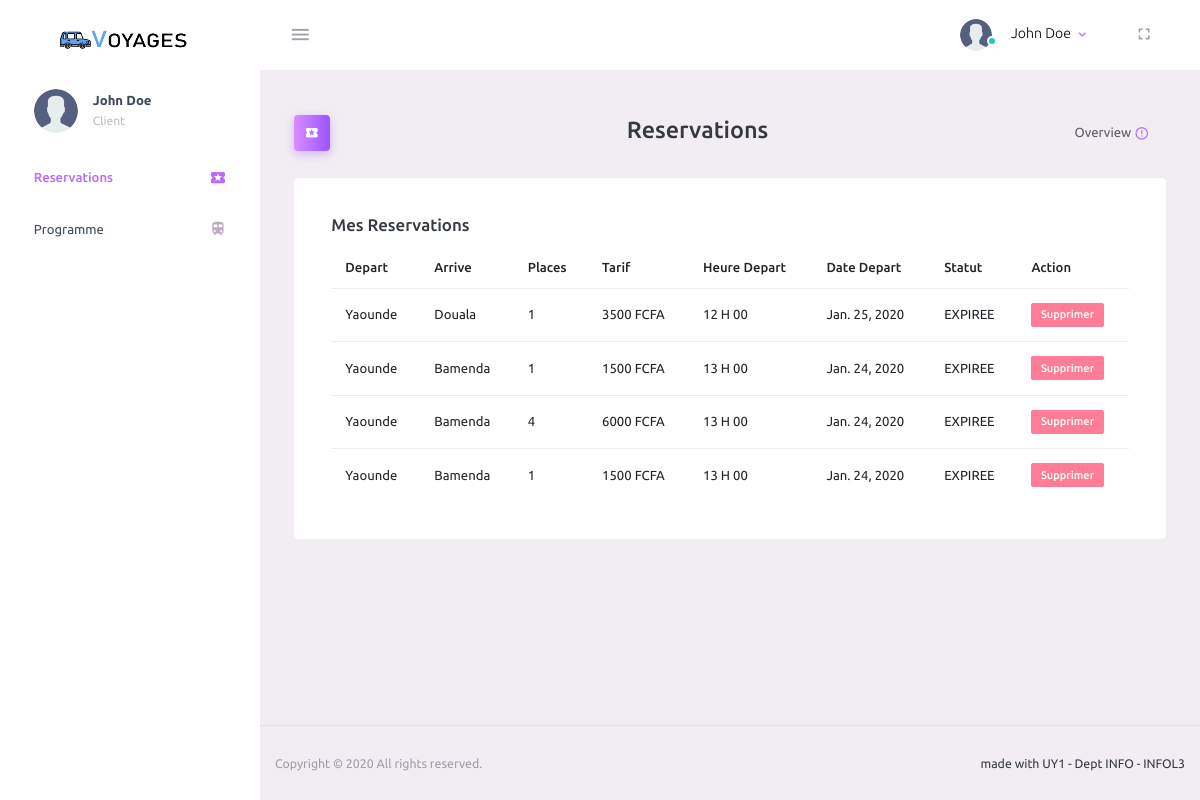
/reservations (signed in), run on an earlier commit of the app's database.
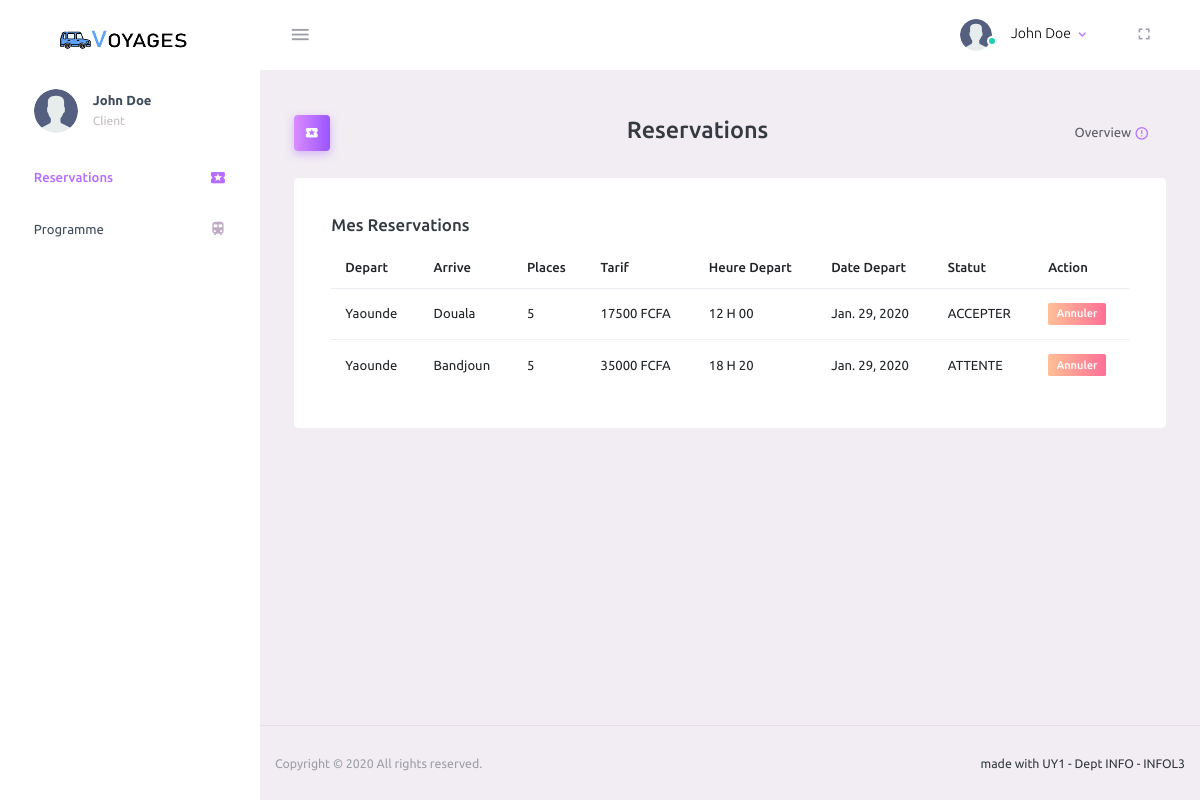
And on a later commit of the database.
### taxi/models.py (models this page shows, shortened)
class Utilisateur(AbstractUser):
    username = None
    email = None
    code = models.CharField(max_length=64)
    telephone = models.CharField(max_length=64, unique=True)
    cni = models.CharField(max_length=64, unique=True)
    is_admin = models.BooleanField(default=False)
    def est_employer(self):
        try:
            return self.employe is not None or self.is_superuser
        except:
            return False
    objects = UserManager()
    REQUIRED_FIELDS = ['first_name', 'last_name', 'cni']
    USERNAME_FIELD = 'telephone'
    EMAIL_FIELD = 'telephone'

class Reservation(models.Model):
    programme = models.ForeignKey(Programme, on_delete=models.CASCADE, null=False, blank=False)
    places = models.IntegerField(default=1, validators=[
        MaxValueValidator(5),
        MinValueValidator(1)
    ])
    client = models.ForeignKey(Client, null=False, on_delete=models.CASCADE)
    guichetier = models.ForeignKey(Employe, null=True, on_delete=models.SET_NULL, default=None)
    created_at = models.DateTimeField('Created at', default=timezone.now())
    jour_depart = models.CharField(max_length=64, choices=JOURS_CHOICES, default=timezone.now().weekday())
    date_depart = models.DateField('Created at', default=timezone.now().date())
    statut = models.CharField(max_length=64, choices=RESERVATION_STATUS, null=False, default='ATTENTE')
    def montant(self):
        return self.places * self.programme.tarif

class Programme(models.Model):
    depart = models.CharField(max_length=64, choices=CHOICES_VILLE, null=False, )
    arrive = models.CharField(max_length=64, choices=CHOICES_VILLE, null=False, )
    type = models.CharField(max_length=64, choices=TYPE_CHOICES, null=False, default='CL')
    heure_depart = models.TimeField(max_length=64, default=datetime.time(15), )
    voiture = models.ForeignKey(Voiture, on_delete=models.SET_NULL, blank=True, null=True)
    tarif = models.IntegerField()
    def get_heure_depart_display(self):
        return f"{self.heure_depart.hour} H {self.heure_depart.minute if self.heure_depart.minute > 9 else '0'+str(self.heure_depart.minute)}" if self.heure_depart else "Pas d'horaire"

### taxi/views.py (the view)
# urls.py: path('reservations', views.reservations, name='reservations'),
@login_required
def reservations(request):
    user: Utilisateur = request.user
    reser = Reservation.objects.filter(date_depart=datetime.datetime.now().date()).filter(
        guichetier__isnull=True) if user.est_employer() else Reservation.objects.filter(client=user.client)
    return render(request, 'taxi/admin/reservations.html', {'reservations': reser, 'today':datetime.datetime.now().date()})

### taxi/templates/taxi/admin/reservations.html (shortened to what this page needs)
{% extends 'taxi/admin/base.html' %}
{% block content %}
    {% load static %}
    <div class="content-wrapper">
        <div class="page-header">
            <h3 class="page-title">
                            <span class="page-title-icon bg-gradient-primary text-white mr-2">
                                <i class="mdi mdi-ticket"></i> </span>
            <h3>
                                {% if user.est_employer %}
                            Ajouter une reservation
            {% else %}
             Reservations
            {% endif %}
            </h3>
            </h3>
            <nav aria-label="breadcrumb">
                <ul class="breadcrumb">
                    <li class="breadcrumb-item active" aria-current="page">
                        Overview <i
                            class="mdi mdi-alert-circle-outline icon-sm text-primary align-middle"></i>
                    </li>
                </ul>
            </nav>
        </div>
        <div class="row">
            <div class="col-lg-12 grid-margin stretch-card">
                <div class="card">
                    <div class="card-body">
                    {% if user.est_employer %}
                        <h4 class="card-title"> Listes des reservation clients </h4>
                    {% else %}
                    <h4 class="card-title">Mes reservations</h4>
                    {% endif %}
                        <table class="table ">
                            <thead>
                            <tr>
                                <th> Depart</th>
                                <th> Arrive</th>
                                <th> Places</th>
                                <th> Tarif</th>
                                <th> Heure Depart</th>
                                <th> Date Depart</th>
                            {% if not user.est_employer %}
                                <th> Statut</th>
                            {% endif %}
                                <th> Action</th>
                            </tr>
                            </thead>
                            <tbody>
                            {% for reservation in reservations %}
                                <tr>
                                    <td> {{ reservation.programme.get_depart_display }} </td>
                                    <td> {{ reservation.programme.get_arrive_display }} </td>
                                    <td> {{ reservation.places }} </td>
                                    <td> {{ reservation.montant }} FCFA</td>
                                    <td> {{ reservation.programme.get_heure_depart_display }} </td>
                                    <td> {{ reservation.date_depart }} </td>
                                {% if not user.est_employer %}
                                    <td>    {% if reservation.date_depart < today %}
           EXPIREE
                  {% else %}
               {{ reservation.statut }}
            {% endif %} </td>
                                {% endif %}
    {% if user.est_employer %}
                                    <td><a href="{% url 'prendre' reservation.id %}"><label
                                            class="badge badge-success col-sm-6">Approuver</label></a>
                                     <a href="{% url 'refuser' reservation.id %}"><label
                class="badge badge-gradient-primary col-sm-6">Refuser</label></a></td>
        {% else %}
        <td><a href="{% url 'supprimer' reservation.id %}">
             {% if reservation.date_depart < today %}
            <label class="badge badge-danger">Supprimer</label>
                  {% else %}
              <label class="badge badge-gradient-danger">Annuler</label>
            {% endif %}
        </a></td>
                                        {% endif %}
                                </tr>
                            {% endfor %}
                            </tbody>
                        </table>
                    </div>
                </div>
            </div>
        </div>
    </div>
{% endblock %}

### taxi/templates/taxi/admin/base.html (shortened to what this page needs)
<!DOCTYPE html>
<html lang="en">
{% load static %}
<head>
    <link rel="stylesheet" href="{% static "assets/vendors/mdi/css/materialdesignicons.min.css" %}">
    <link rel="stylesheet" href="{% static "assets/vendors/css/vendor.bundle.base.css" %}">
    <link rel="stylesheet" href="{% static "styles/W3.css" %}">
    <link rel="stylesheet" href="{% static "styles/style.css" %}">
    <link rel="stylesheet" href="{% static "assets/css/style.css" %}">
</head>
<body>
<div class="container-scroller">
    <nav class="navbar default-layout-navbar col-lg-12 col-12 p-0 fixed-top d-flex flex-row">
        <div class="text-center navbar-brand-wrapper d-flex align-items-center justify-content-center">
            <a class="navbar-brand brand-logo" href="index.html"><img src="{% static "assets/images/logo.png" %}"
                                                                      alt="logo"/></a>
        </div>
        <div class="navbar-menu-wrapper d-flex align-items-stretch">
            <button class="navbar-toggler navbar-toggler align-self-center" type="button" data-toggle="minimize">
                <span class="mdi mdi-menu"></span>
            </button>
            <ul class="navbar-nav navbar-nav-right">
                <li class="nav-item nav-profile dropdown">
                    <a class="nav-link dropdown-toggle" id="profileDropdown" href="#" data-toggle="dropdown"
                       aria-expanded="false">
                        <div class="nav-profile-img">
                            <img src="{% static "assets/images/faces/user2.svg" %}" alt="image">
                            <span class="availability-status online"></span>
                        </div>
                        <div class="nav-profile-text">
                            <p class="mb-1 text-black">{{ user.get_full_name }}</p>
                        </div>
                    </a>
                </li>
                <li class="nav-item d-none d-lg-block full-screen-link">
                    <a class="nav-link">
                        <i class="mdi mdi-fullscreen" id="fullscreen-button"></i>
                    </a>
                </li>
            </ul>
        </div>
    </nav>
    <div class="container-fluid page-body-wrapper">
        <nav class="sidebar sidebar-offcanvas" id="sidebar">
            <ul class="nav">
                <li class="nav-item nav-profile">
                    <a href="#" class="nav-link">
                        <div class="nav-profile-image">
                            <img src="{% static "assets/images/faces/user2.svg" %}" alt="profile">
                        </div>
                        <div class="nav-profile-text d-flex flex-column">
                            <span class="font-weight-bold mb-2">{{ user.get_full_name }}</span>
                            {% if user.is_superuser %}
                                <span class="text-secondary text-small">Chef D'agence</span>
                            {% elif user.est_employe %}
                                <span class="text-secondary text-small">{{ user.employe.get_poste_display }}</span>
                                {% else %}
                                <span class="text-secondary text-small">Client</span>
                            {% endif %}
                        </div>
                    </a>
                </li>
            <li class="nav-item">
                    <a class="nav-link" href="{% url 'reservations' %}">
                        <span class="menu-title">Reservations</span>
                        <i class="mdi mdi-ticket menu-icon"></i>
                    </a>
                </li>
             <li class="nav-item">
                    <a class="nav-link" href="{% url 'programme' %}">
                        <span class="menu-title">Programme</span>
                        <i class="mdi mdi-train menu-icon"></i>
                    </a>
                </li>
            </ul>
        </nav>
        <div class="main-panel">
            {% block content %} {% endblock %}
            <footer class="footer">
                <div class="d-sm-flex justify-content-center justify-content-sm-between">
                    <span class="text-muted text-center text-sm-left d-block d-sm-inline-block">Copyright © 2020 All rights reserved.</span>
                    <span class="float-none float-sm-right d-block mt-1 mt-sm-0 text-center">made with UY1 - Dept INFO - INFOL3</span>
                </div>
            </footer>
        </div>
    </div>
</div>
</body>
</html>

### taxi/static/styles/W3.css (style rules this page uses)
* { -webkit-box-sizing:border-box;-moz-box-sizing:border-box;box-sizing:border-box }
html { -ms-text-size-adjust:100%;-webkit-text-size-adjust:100% }
body { margin:0 }
article,aside,details,figcaption,figure,footer,header,hgroup,main,menu,nav,section,summary { display:block }
a { -webkit-tap-highlight-color:transparent;background-color:transparent }
img { border:0 }
button,input,optgroup,select,textarea { color:inherit;font:inherit;margin:0 }
button { overflow:visible }
button,select { text-transform:none }
button,html input[type=button],input[type=reset],input[type=submit] { -webkit-appearance:button;cursor:pointer }
html,body { font-family:Verdana,sans-serif;font-size:15px;line-height:1.5 }
h1,h2,h3,h4,h5,h6,.w3-slim,.w3-wide { font-family:"Segoe UI",Arial,sans-serif }
h3 { font-size:24px }
h4 { font-size:20px }
h1,h2,h3,h4,h5,h6 { font-weight:400;margin:10px 0 }
img { margin-bottom:-5px }
a { color:inherit }
table { border-collapse:collapse;border-spacing:0;width:100%;display:table }
table,th,td { border:none }

What changed in the data, as far as the page shows it:
removed Reservation: programme.depart "Yaounde", programme.arrive "Douala", places "1", montant "3500", programme.heure_depart "12 H 00", date_depart "Jan. 25, 2020", shows "EXPIREE", shows "Supprimer"
removed Reservation: programme.depart "Yaounde", programme.arrive "Bamenda", places "1", montant "1500", programme.heure_depart "13 H 00", date_depart "Jan. 24, 2020", shows "EXPIREE", shows "Supprimer"
removed Reservation: programme.depart "Yaounde", programme.arrive "Bamenda", places "4", montant "6000", programme.heure_depart "13 H 00", date_depart "Jan. 24, 2020", shows "EXPIREE", shows "Supprimer"
removed Reservation: programme.depart "Yaounde", programme.arrive "Bamenda", places "1", montant "1500", programme.heure_depart "13 H 00", date_depart "Jan. 24, 2020", shows "EXPIREE", shows "Supprimer"
added Reservation: programme.depart "Yaounde", programme.arrive "Douala", places "5", montant "17500", programme.heure_depart "12 H 00", date_depart "Jan. 29, 2020", statut "ACCEPTER", shows "Annuler"
added Reservation: programme.depart "Yaounde", programme.arrive "Bandjoun", places "5", montant "35000", programme.heure_depart "18 H 20", date_depart "Jan. 29, 2020", statut "ATTENTE", shows "Annuler"
